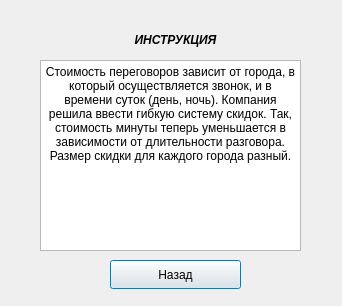
<?xml version="1.0" encoding="UTF-8"?>
<ui version="4.0">
 <class>BuhInst21</class>
 <widget class="QDialog" name="BuhInst21">
  <property name="geometry">
   <rect>
    <x>0</x>
    <y>0</y>
    <width>342</width>
    <height>306</height>
   </rect>
  </property>
  <property name="windowTitle">
   <string>Dialog</string>
  </property>
  <widget class="QLabel" name="label">
   <property name="geometry">
    <rect>
     <x>120</x>
     <y>30</y>
     <width>111</width>
     <height>20</height>
    </rect>
   </property>
   <property name="text">
    <string>&lt;html&gt;&lt;head/&gt;&lt;body&gt;&lt;p align=&quot;center&quot;&gt;&lt;span style=&quot; font-weight:700; font-style:italic;&quot;&gt;ИНСТРУКЦИЯ&lt;/span&gt;&lt;/p&gt;&lt;/body&gt;&lt;/html&gt;</string>
   </property>
  </widget>
  <widget class="QTextEdit" name="textEdit">
   <property name="geometry">
    <rect>
     <x>40</x>
     <y>60</y>
     <width>261</width>
     <height>191</height>
    </rect>
   </property>
   <property name="readOnly">
    <bool>true</bool>
   </property>
   <property name="html">
    <string>&lt;!DOCTYPE HTML PUBLIC &quot;-//W3C//DTD HTML 4.0//EN&quot; &quot;http://www.w3.org/TR/REC-html40/strict.dtd&quot;&gt;
&lt;html&gt;&lt;head&gt;&lt;meta name=&quot;qrichtext&quot; content=&quot;1&quot; /&gt;&lt;meta charset=&quot;utf-8&quot; /&gt;&lt;style type=&quot;text/css&quot;&gt;
p, li { white-space: pre-wrap; }
hr { height: 1px; border-width: 0; }
&lt;/style&gt;&lt;/head&gt;&lt;body style=&quot; font-family:'Segoe UI'; font-size:9pt; font-weight:400; font-style:normal;&quot;&gt;
&lt;p align=&quot;center&quot; style=&quot; margin-top:0px; margin-bottom:0px; margin-left:0px; margin-right:0px; -qt-block-indent:0; text-indent:0px;&quot;&gt;Стоимость переговоров зависит от города, в который осуществляется звонок, и в времени суток (день, ночь). Компания решила ввести гибкую систему скидок. Так, стоимость минуты теперь уменьшается в зависимости от длительности разговора. Размер скидки для каждого города разный.&lt;/p&gt;&lt;/body&gt;&lt;/html&gt;</string>
   </property>
  </widget>
  <widget class="QPushButton" name="pushButton_3">
   <property name="geometry">
    <rect>
     <x>110</x>
     <y>260</y>
     <width>131</width>
     <height>29</height>
    </rect>
   </property>
   <property name="text">
    <string>Назад</string>
   </property>
  </widget>
 </widget>
 <resources/>
 <connections/>
</ui>
